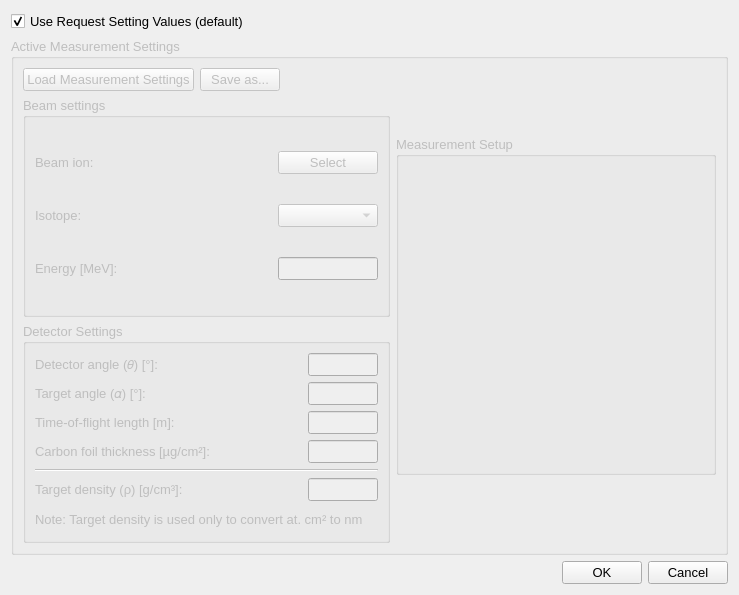
<?xml version="1.0" encoding="UTF-8"?>
<ui version="4.0">
 <class>Dialog</class>
 <widget class="QDialog" name="Dialog">
  <property name="geometry">
   <rect>
    <x>0</x>
    <y>0</y>
    <width>739</width>
    <height>595</height>
   </rect>
  </property>
  <property name="font">
   <font>
    <pointsize>10</pointsize>
   </font>
  </property>
  <property name="windowTitle">
   <string>Active Measurement Settings</string>
  </property>
  <layout class="QVBoxLayout" name="verticalLayout_4">
   <item>
    <layout class="QVBoxLayout" name="verticalLayout_5">
     <item>
      <layout class="QHBoxLayout" name="horizontalLayout_3">
       <item>
        <widget class="QCheckBox" name="useRequestSettingsValuesCheckBox">
         <property name="text">
          <string>Use Request Setting Values (default)</string>
         </property>
         <property name="checked">
          <bool>true</bool>
         </property>
        </widget>
       </item>
       <item>
        <spacer name="horizontalSpacer_2">
         <property name="orientation">
          <enum>Qt::Horizontal</enum>
         </property>
         <property name="sizeHint" stdset="0">
          <size>
           <width>40</width>
           <height>20</height>
          </size>
         </property>
        </spacer>
       </item>
      </layout>
     </item>
     <item>
      <widget class="QGroupBox" name="groupBox_4">
       <property name="enabled">
        <bool>false</bool>
       </property>
       <property name="title">
        <string>Active Measurement Settings</string>
       </property>
       <layout class="QHBoxLayout" name="horizontalLayout">
        <item>
         <layout class="QVBoxLayout" name="verticalLayout">
          <item>
           <layout class="QHBoxLayout" name="horizontalLayout_19">
            <item>
             <widget class="QPushButton" name="loadButton">
              <property name="text">
               <string>Load Measurement Settings</string>
              </property>
             </widget>
            </item>
            <item>
             <widget class="QPushButton" name="saveButton">
              <property name="text">
               <string>Save as...</string>
              </property>
             </widget>
            </item>
            <item>
             <spacer name="horizontalSpacer_19">
              <property name="orientation">
               <enum>Qt::Horizontal</enum>
              </property>
              <property name="sizeHint" stdset="0">
               <size>
                <width>40</width>
                <height>20</height>
               </size>
              </property>
             </spacer>
            </item>
           </layout>
          </item>
          <item>
           <widget class="QGroupBox" name="groupBox_3">
            <property name="enabled">
             <bool>false</bool>
            </property>
            <property name="title">
             <string>Beam settings</string>
            </property>
            <layout class="QVBoxLayout" name="verticalLayout_6">
             <item>
              <layout class="QHBoxLayout" name="horizontalLayout_25">
               <item>
                <widget class="QLabel" name="beamLabel_3">
                 <property name="text">
                  <string>Beam ion:</string>
                 </property>
                </widget>
               </item>
               <item>
                <spacer name="horizontalSpacer_25">
                 <property name="orientation">
                  <enum>Qt::Horizontal</enum>
                 </property>
                 <property name="sizeHint" stdset="0">
                  <size>
                   <width>40</width>
                   <height>20</height>
                  </size>
                 </property>
                </spacer>
               </item>
               <item>
                <widget class="QPushButton" name="elementButton">
                 <property name="minimumSize">
                  <size>
                   <width>100</width>
                   <height>0</height>
                  </size>
                 </property>
                 <property name="maximumSize">
                  <size>
                   <width>100</width>
                   <height>16777215</height>
                  </size>
                 </property>
                 <property name="text">
                  <string>Select</string>
                 </property>
                </widget>
               </item>
              </layout>
             </item>
             <item>
              <layout class="QHBoxLayout" name="horizontalLayout_26">
               <item>
                <widget class="QLabel" name="isotopeLabel">
                 <property name="text">
                  <string>Isotope:</string>
                 </property>
                </widget>
               </item>
               <item>
                <spacer name="horizontalSpacer_26">
                 <property name="orientation">
                  <enum>Qt::Horizontal</enum>
                 </property>
                 <property name="sizeHint" stdset="0">
                  <size>
                   <width>40</width>
                   <height>20</height>
                  </size>
                 </property>
                </spacer>
               </item>
               <item>
                <widget class="QComboBox" name="isotopeComboBox">
                 <property name="enabled">
                  <bool>false</bool>
                 </property>
                 <property name="minimumSize">
                  <size>
                   <width>100</width>
                   <height>0</height>
                  </size>
                 </property>
                 <property name="maximumSize">
                  <size>
                   <width>100</width>
                   <height>16777215</height>
                  </size>
                 </property>
                </widget>
               </item>
              </layout>
             </item>
             <item>
              <layout class="QHBoxLayout" name="horizontalLayout_27">
               <item>
                <widget class="QLabel" name="label_20">
                 <property name="text">
                  <string>Energy [MeV]:</string>
                 </property>
                </widget>
               </item>
               <item>
                <spacer name="horizontalSpacer_27">
                 <property name="orientation">
                  <enum>Qt::Horizontal</enum>
                 </property>
                 <property name="sizeHint" stdset="0">
                  <size>
                   <width>40</width>
                   <height>20</height>
                  </size>
                 </property>
                </spacer>
               </item>
               <item>
                <widget class="QLineEdit" name="energyLineEdit">
                 <property name="minimumSize">
                  <size>
                   <width>0</width>
                   <height>0</height>
                  </size>
                 </property>
                 <property name="maximumSize">
                  <size>
                   <width>100</width>
                   <height>16777215</height>
                  </size>
                 </property>
                </widget>
               </item>
              </layout>
             </item>
            </layout>
           </widget>
          </item>
          <item>
           <widget class="QGroupBox" name="groupBox_2">
            <property name="title">
             <string>Detector Settings</string>
            </property>
            <layout class="QGridLayout" name="gridLayout_3">
             <item row="7" column="0">
              <widget class="Line" name="line">
               <property name="orientation">
                <enum>Qt::Horizontal</enum>
               </property>
              </widget>
             </item>
             <item row="3" column="0">
              <layout class="QHBoxLayout" name="horizontalLayout_22">
               <item>
                <widget class="QLabel" name="label_17">
                 <property name="text">
                  <string>Detector angle (𝜃) [°]:</string>
                 </property>
                </widget>
               </item>
               <item>
                <spacer name="horizontalSpacer_22">
                 <property name="orientation">
                  <enum>Qt::Horizontal</enum>
                 </property>
                 <property name="sizeHint" stdset="0">
                  <size>
                   <width>40</width>
                   <height>20</height>
                  </size>
                 </property>
                </spacer>
               </item>
               <item>
                <widget class="QLineEdit" name="detectorAngleLineEdit">
                 <property name="minimumSize">
                  <size>
                   <width>70</width>
                   <height>0</height>
                  </size>
                 </property>
                 <property name="maximumSize">
                  <size>
                   <width>50</width>
                   <height>16777215</height>
                  </size>
                 </property>
                </widget>
               </item>
              </layout>
             </item>
             <item row="8" column="0">
              <layout class="QHBoxLayout" name="horizontalLayout_20">
               <item>
                <widget class="QLabel" name="label_15">
                 <property name="text">
                  <string>Target density (ρ) [g/cm³]:</string>
                 </property>
                </widget>
               </item>
               <item>
                <spacer name="horizontalSpacer_20">
                 <property name="orientation">
                  <enum>Qt::Horizontal</enum>
                 </property>
                 <property name="sizeHint" stdset="0">
                  <size>
                   <width>40</width>
                   <height>20</height>
                  </size>
                 </property>
                </spacer>
               </item>
               <item>
                <widget class="QLineEdit" name="targetDensityLineEdit">
                 <property name="minimumSize">
                  <size>
                   <width>70</width>
                   <height>0</height>
                  </size>
                 </property>
                 <property name="maximumSize">
                  <size>
                   <width>50</width>
                   <height>16777215</height>
                  </size>
                 </property>
                </widget>
               </item>
              </layout>
             </item>
             <item row="5" column="0">
              <layout class="QHBoxLayout" name="horizontalLayout_23">
               <item>
                <widget class="QLabel" name="label_18">
                 <property name="text">
                  <string>Time-of-flight length [m]:</string>
                 </property>
                </widget>
               </item>
               <item>
                <spacer name="horizontalSpacer_23">
                 <property name="orientation">
                  <enum>Qt::Horizontal</enum>
                 </property>
                 <property name="sizeHint" stdset="0">
                  <size>
                   <width>40</width>
                   <height>20</height>
                  </size>
                 </property>
                </spacer>
               </item>
               <item>
                <widget class="QLineEdit" name="TOFLengthLineEdit">
                 <property name="minimumSize">
                  <size>
                   <width>70</width>
                   <height>0</height>
                  </size>
                 </property>
                 <property name="maximumSize">
                  <size>
                   <width>50</width>
                   <height>16777215</height>
                  </size>
                 </property>
                </widget>
               </item>
              </layout>
             </item>
             <item row="4" column="0">
              <layout class="QHBoxLayout" name="horizontalLayout_21">
               <item>
                <widget class="QLabel" name="label_16">
                 <property name="text">
                  <string>Target angle (𝛼) [°]:</string>
                 </property>
                </widget>
               </item>
               <item>
                <spacer name="horizontalSpacer_21">
                 <property name="orientation">
                  <enum>Qt::Horizontal</enum>
                 </property>
                 <property name="sizeHint" stdset="0">
                  <size>
                   <width>40</width>
                   <height>20</height>
                  </size>
                 </property>
                </spacer>
               </item>
               <item>
                <widget class="QLineEdit" name="targetAngleLineEdit">
                 <property name="minimumSize">
                  <size>
                   <width>70</width>
                   <height>0</height>
                  </size>
                 </property>
                 <property name="maximumSize">
                  <size>
                   <width>50</width>
                   <height>16777215</height>
                  </size>
                 </property>
                </widget>
               </item>
              </layout>
             </item>
             <item row="6" column="0">
              <layout class="QHBoxLayout" name="horizontalLayout_24">
               <item>
                <widget class="QLabel" name="label_19">
                 <property name="text">
                  <string>Carbon foil thickness [µg/cm²]:</string>
                 </property>
                </widget>
               </item>
               <item>
                <spacer name="horizontalSpacer_24">
                 <property name="orientation">
                  <enum>Qt::Horizontal</enum>
                 </property>
                 <property name="sizeHint" stdset="0">
                  <size>
                   <width>40</width>
                   <height>20</height>
                  </size>
                 </property>
                </spacer>
               </item>
               <item>
                <widget class="QLineEdit" name="carbonFoilThicknessLineEdit">
                 <property name="minimumSize">
                  <size>
                   <width>70</width>
                   <height>0</height>
                  </size>
                 </property>
                 <property name="maximumSize">
                  <size>
                   <width>50</width>
                   <height>16777215</height>
                  </size>
                 </property>
                </widget>
               </item>
              </layout>
             </item>
             <item row="9" column="0">
              <widget class="QLabel" name="label">
               <property name="text">
                <string>Note: Target density is used only to convert at. cm² to nm</string>
               </property>
               <property name="wordWrap">
                <bool>true</bool>
               </property>
              </widget>
             </item>
            </layout>
           </widget>
          </item>
         </layout>
        </item>
        <item>
         <layout class="QVBoxLayout" name="verticalLayout_2">
          <item>
           <widget class="QGroupBox" name="groupBox">
            <property name="minimumSize">
             <size>
              <width>320</width>
              <height>339</height>
             </size>
            </property>
            <property name="maximumSize">
             <size>
              <width>320</width>
              <height>339</height>
             </size>
            </property>
            <property name="title">
             <string>Measurement Setup</string>
            </property>
            <layout class="QVBoxLayout" name="verticalLayout_3">
             <item>
              <widget class="QLabel" name="picture">
               <property name="text">
                <string/>
               </property>
              </widget>
             </item>
            </layout>
           </widget>
          </item>
         </layout>
        </item>
       </layout>
      </widget>
     </item>
    </layout>
   </item>
   <item>
    <layout class="QHBoxLayout" name="horizontalLayout_2">
     <item>
      <spacer name="horizontalSpacer">
       <property name="orientation">
        <enum>Qt::Horizontal</enum>
       </property>
       <property name="sizeHint" stdset="0">
        <size>
         <width>40</width>
         <height>20</height>
        </size>
       </property>
      </spacer>
     </item>
     <item>
      <widget class="QPushButton" name="OKButton">
       <property name="enabled">
        <bool>true</bool>
       </property>
       <property name="text">
        <string>OK</string>
       </property>
      </widget>
     </item>
     <item>
      <widget class="QPushButton" name="cancelButton">
       <property name="text">
        <string>Cancel</string>
       </property>
      </widget>
     </item>
    </layout>
   </item>
  </layout>
 </widget>
 <tabstops>
  <tabstop>useRequestSettingsValuesCheckBox</tabstop>
  <tabstop>OKButton</tabstop>
  <tabstop>cancelButton</tabstop>
  <tabstop>loadButton</tabstop>
  <tabstop>saveButton</tabstop>
  <tabstop>elementButton</tabstop>
  <tabstop>isotopeComboBox</tabstop>
  <tabstop>energyLineEdit</tabstop>
  <tabstop>detectorAngleLineEdit</tabstop>
  <tabstop>targetAngleLineEdit</tabstop>
  <tabstop>TOFLengthLineEdit</tabstop>
  <tabstop>carbonFoilThicknessLineEdit</tabstop>
  <tabstop>targetDensityLineEdit</tabstop>
 </tabstops>
 <resources/>
 <connections>
  <connection>
   <sender>useRequestSettingsValuesCheckBox</sender>
   <signal>toggled(bool)</signal>
   <receiver>groupBox_4</receiver>
   <slot>setDisabled(bool)</slot>
   <hints>
    <hint type="sourcelabel">
     <x>187</x>
     <y>23</y>
    </hint>
    <hint type="destinationlabel">
     <x>398</x>
     <y>48</y>
    </hint>
   </hints>
  </connection>
  <connection>
   <sender>useRequestSettingsValuesCheckBox</sender>
   <signal>toggled(bool)</signal>
   <receiver>groupBox_3</receiver>
   <slot>setDisabled(bool)</slot>
   <hints>
    <hint type="sourcelabel">
     <x>138</x>
     <y>24</y>
    </hint>
    <hint type="destinationlabel">
     <x>81</x>
     <y>114</y>
    </hint>
   </hints>
  </connection>
 </connections>
</ui>
